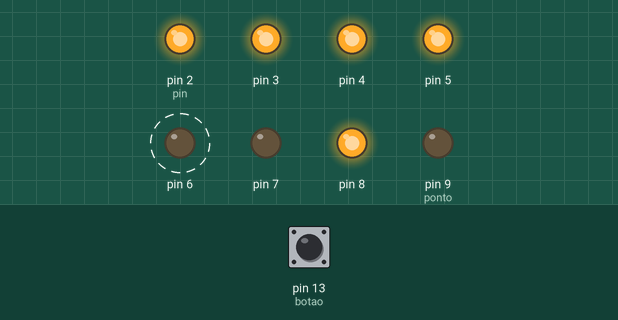
Recording of a sketch running on a simulated Arduino Uno, built with avr-gcc and run on an emulated ATmega328P. On the bench: output pins drawn as LEDs (lit = HIGH). Dashed ring = blinking. The test bench sets the inputs (shaded band); at power-on: pin 13 (botao) LOW.

Above: at 3.8 s.
3.9 s: pin 13 (botao) pulsed HIGH 2 times (0.12 s each, 0.3 s apart)
At 6.5 s:
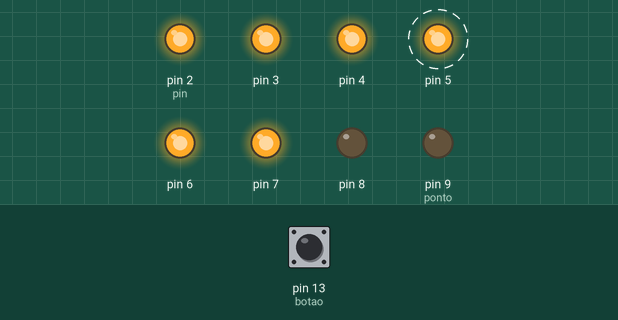
At 8.5 s:
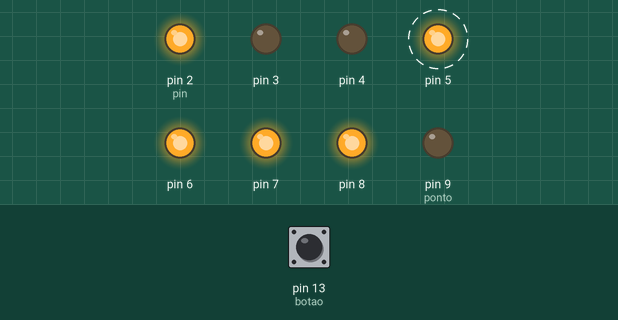
8.7 s: pin 13 (botao) pulled HIGH for 1.3 s
14.2 s: pin 13 (botao) pulled HIGH for 1.3 s
At 19.5 s:
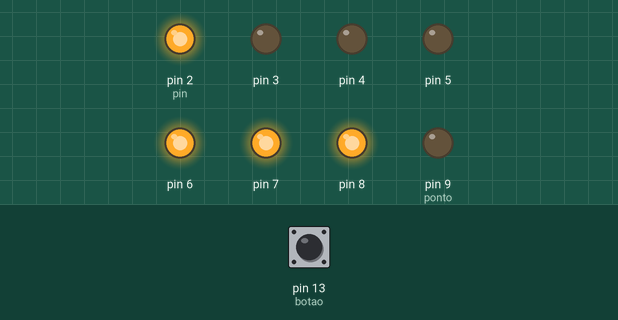
19.7 s: pin 13 (botao) pulled HIGH for 3.2 s
Timing chart, 0 to 35.8 s (numbered marks = the images above; inputs shaded):
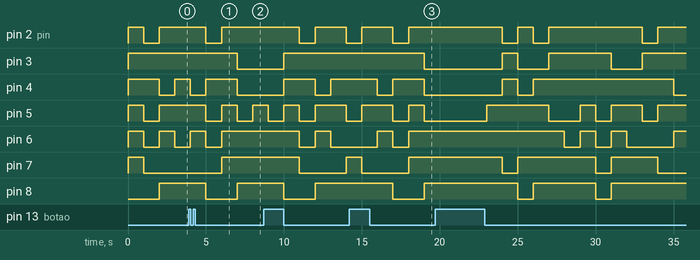

The sketch:

Projeto_5___Display_7_segmentos_ino.ino
```cpp
int ponto=9;
int botao=13;
int st=0;
int pins[16][8]= {
{ 1,1,1,1,1,1,0,1 }, // = 0
{ 0,1,1,0,0,0,0,1 }, // = 1
{ 1,1,0,1,1,0,1,1 }, // = 2
{ 1,1,1,1,0,0,1,1 }, // = 3
{ 0,1,1,0,0,1,1,1 }, // = 4
{ 1,0,1,1,0,1,1,1 }, // = 5
{ 1,0,1,1,1,1,1,1 }, // = 6
{ 1,1,1,0,0,0,0,1 }, // = 7
{ 1,1,1,1,1,1,1,1 }, // = 8
{ 1,1,1,0,0,1,1,1 }, // = 9
{ 1,1,1,0,1,1,1,0 }, // = A
{ 0,0,1,1,1,1,1,0 }, // = B
{ 1,0,0,1,1,1,0,0 }, // = C
{ 0,1,1,1,1,0,1,0 }, // = D
{ 1,0,0,1,1,1,1,0 }, // = E
{ 1,0,0,0,1,1,1,0 }, // = F
};


void setup()
{
pinMode(2, OUTPUT);
pinMode(3, OUTPUT);
pinMode(4, OUTPUT);
pinMode(5, OUTPUT);
pinMode(6, OUTPUT);
pinMode(7, OUTPUT);
pinMode(8, OUTPUT);
pinMode(ponto, OUTPUT);
pinMode(botao, INPUT);


}

void numeros(int num)
{
  int pin=2;
  for (int ct=0; ct<7; ct++)
  {
    digitalWrite(pin, pins[num][ct]);
    pin++;
  }
}
void loop()
{
  contador();
}

void contador()
{
  crescente(st);

}

int crescente(int cresc)
{
  for(byte count = cresc; count < 16; count++)
  {
    numeros(count);
    delay(1000);
    int state = digitalRead(botao);
    if(state == HIGH)
    {
      st=count;
      break;
    }
    if(count==15)
    {
      count=-1;
    }
  }
  decrescente(st);
}


int decrescente(int decresc)
{
  for(byte count = decresc; count > 0; count--)
  {
    numeros(count - 1);
    delay(1000);
    int state = digitalRead(botao);
    if(state == HIGH)
    {
      st = count;
      break;
    }
    if(count==1)
    {
      count=17;
    }
  }
  crescente(st);
}
```

Measured:
- after the input at 3.9 s, pin 4: HIGH → LOW after 0.10 s, → HIGH 1.0 s later, → LOW 2.0 s later; pin 5: alternates HIGH for 1.0 s and LOW for 1.0 s, starting after 1.1 s
- after the input at 14.2 s, pin 4: HIGH → LOW after 1.8 s, → HIGH 1.0 s later, → LOW 2.0 s later; pin 6: goes on until 18.0 s, then stays HIGH
- by itself, pin 8: alternates HIGH for 4.0 s and LOW for 1.0 s
